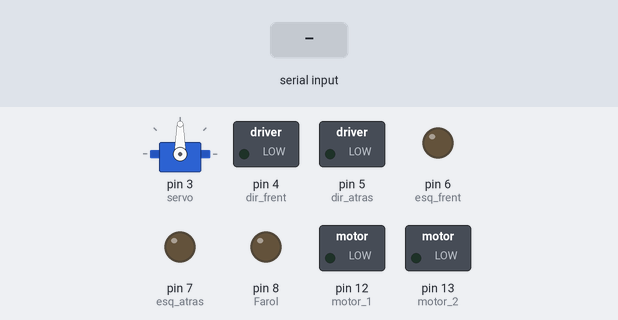
Bench run of a sketch on a simulated Arduino Uno, built with avr-gcc and run on an emulated ATmega328P. Parts: servo, switched loads named in the sketch (green lamp = pin HIGH), output pins drawn as LEDs (lit = HIGH). The test bench sets the inputs (shaded band). What the sketch prints to the serial monitor is not drawn.

Above: at 3.2 s.
3.3 s: "b" received over Serial
At 3.6 s:
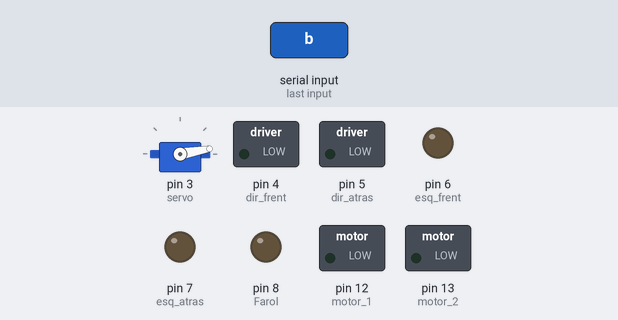
5.3 s: "w" received over Serial
At 6.3 s:
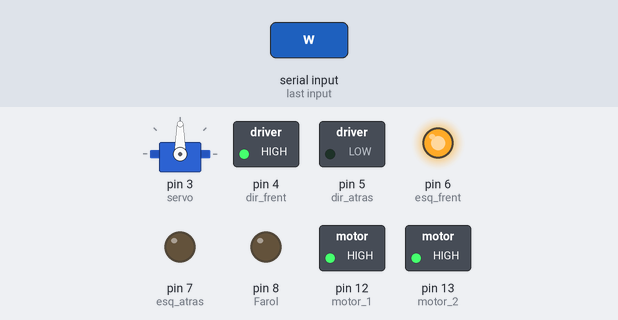
6.8 s: "s" received over Serial
At 7.4 s:
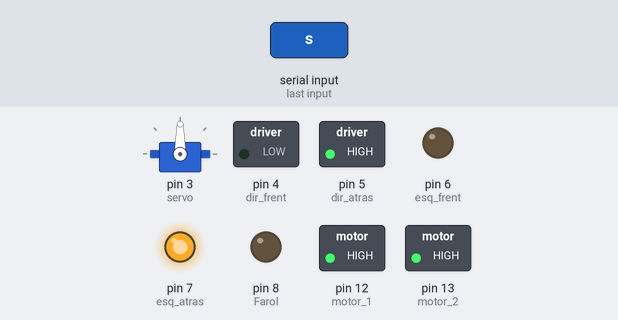
8.3 s: "a" received over Serial
At 8.6 s:
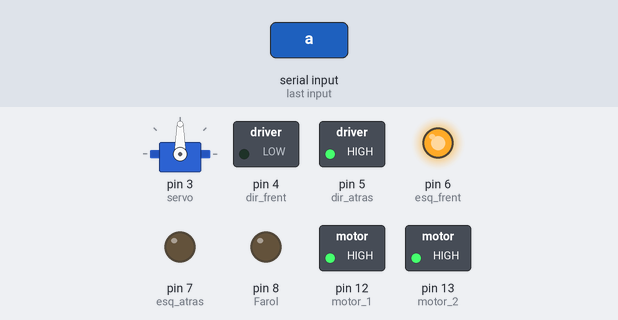
9.8 s: "d" received over Serial
At 10.9 s:
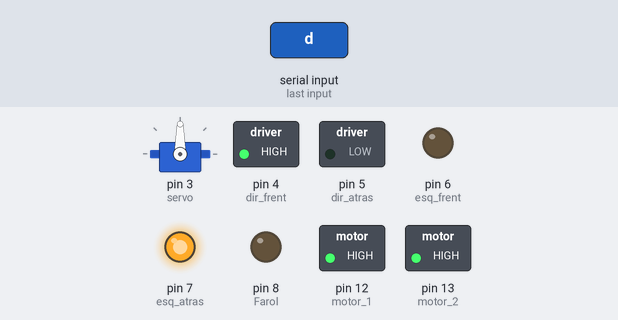
11.3 s: "x" received over Serial
At 12.1 s:
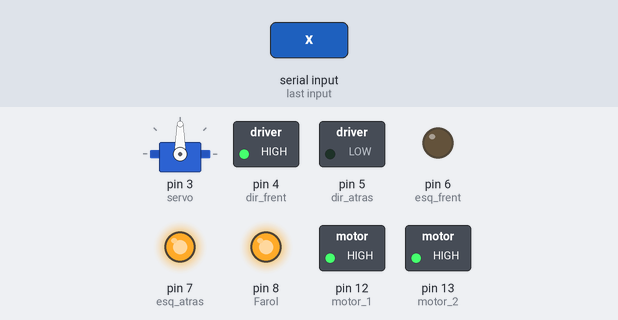
Timing chart, 0 to 13.8 s (numbered marks = the images above; inputs shaded):
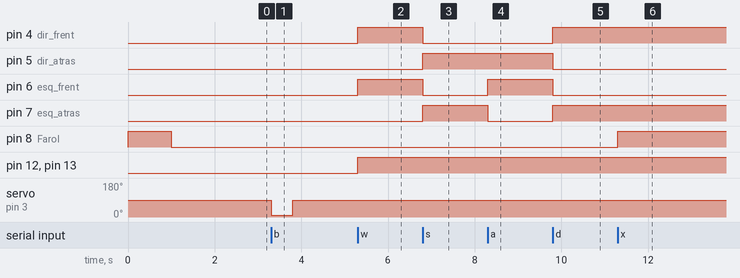

The sketch:

CARRINHO_BALAO_2023.ino
```cpp
// inclusão de bibliotecas que darão o suporte necessário para a execução do código
#include <SoftwareSerial.h>
#include <Servo.h>
#define motor_1 12
#define dir_frent 4
#define dir_atras 5
#define motor_2 13
#define esq_frent 6
#define esq_atras 7
#define Farol 8
#define Lanterna 9
#define debug true


// definição dos ângulos do servo
#define angulo_atacar   90
#define angulo_recolher 10

SoftwareSerial bt(10, 11);

Servo servo;  // declaração da variável que corresponderá ao servo motor

// inicializa RX e TX do bluetooth


// Funções utilizadas pelo código abaixo
bool nenhumNovoComando();
void rencolheBracoSeTempo();
void atacaBracoSeTempo();
void setUltimoTempo(unsigned long long int ult);

// Definição das configurações iniciais
void setup()
{
    servo.attach(3);      // inicialização do servo motor no pino 3
    bt.begin(9600);       // inicialização do componente bluetooth
    Serial.begin(9600);   // inicialização das portas seriais
    pinMode(motor_1, OUTPUT);
    pinMode(motor_2, OUTPUT);
    pinMode(dir_frent, OUTPUT);
    pinMode(dir_atras, OUTPUT);
    pinMode(esq_frent, OUTPUT);
    pinMode(esq_atras, OUTPUT);
    pinMode(Farol, OUTPUT);
    digitalWrite(Lanterna, OUTPUT);
    digitalWrite(Farol,HIGH);
    digitalWrite(Lanterna,HIGH);
    delay(1000);
    digitalWrite(Farol,LOW);
    digitalWrite(Lanterna,LOW);
    delay(1000);

}

// Função onde está o código será executado continuamente
void loop()
{
    if( nenhumNovoComando() )
    {
        /*digitalWrite(dir_frent, LOW);
        digitalWrite(dir_atras, LOW);
        digitalWrite(esq_frent, LOW);
        digitalWrite(esq_atras, LOW);*/
    }

    rencolheBracoSeTempo();

    char ch;
    if(debug){
      switch(Serial.read())               // "carrega" o valor da variável ch, se ela for igual a alguns dos casos abaixo elo codigo será executado
        {
        case 'b':
            atacaBracoSeTempo();
            Serial.print("Ataquei!");
            break;

        case 'w':
            Serial.print("Frente");

            analogWrite(motor_1, 255);
            analogWrite(motor_2, 255);
            digitalWrite(dir_frent, HIGH);
            digitalWrite(esq_frent, HIGH);
            digitalWrite(esq_atras, LOW);
            digitalWrite(dir_atras, LOW);
            break;

        case 's':
            Serial.print("Atras!");

            analogWrite(motor_1, 255);
            analogWrite(motor_2, 255);
            digitalWrite(dir_frent, LOW);
            digitalWrite(esq_frent, LOW);
            digitalWrite(esq_atras, HIGH);
            digitalWrite(dir_atras, HIGH);
            break;

        case 'a':
            Serial.print("Esquerda");

            analogWrite(motor_1, 255);
            analogWrite(motor_2, 255);
            digitalWrite(dir_frent, LOW);
            digitalWrite(esq_frent, HIGH);
            digitalWrite(esq_atras, LOW);
            digitalWrite(dir_atras, HIGH);
            break;

        case 'd':
            Serial.print("Direita");

            analogWrite(motor_1, 255);
            analogWrite(motor_2, 255);
            digitalWrite(dir_frent, HIGH);
            digitalWrite(esq_frent, LOW);
            digitalWrite(esq_atras, HIGH);
            digitalWrite(dir_atras, LOW);
            break;

         case 'x':
            Serial.print("Acende Farol");
            digitalWrite(Farol, HIGH);
            digitalWrite(Lanterna, HIGH);
            delay(1000);
            break;

         case 'c':
            Serial.print("Desliga farol");
            digitalWrite(Farol, LOW);
            digitalWrite(Lanterna, LOW);
            break;

        default:
            setUltimoTempo(0);
        }
    }
}


// ==================== NÃO MODIFICAR ====================
bool ataque=false;
unsigned long long int ultimo=0, servot=0;
// Funções de controle da "arma"
bool nenhumNovoComando() {
    return millis()-ultimo > 5000;
}
void rencolheBracoSeTempo() {
    if (ataque && millis()-servot > 500) {
        servo.write(angulo_atacar);
        ataque = false;
    }
}
void atacaBracoSeTempo() {
    if(!ataque && millis()-servot > 1000) {
        ataque = true;
        servo.write(angulo_recolher);
        servot = millis();
    }
}
void setUltimoTempo(unsigned long long int ult) {
    ultimo = ult;
}
// ==================== NÃO MODIFICAR ====================
```

Measured:
- after the input at 3.3 s, servo on pin 3 (servo): 90° → 10° at once, → 90° 0.50 s later
- after the input at 5.3 s, pin 4 (dir_frent), pin 6 (esq_frent), pin 12 (motor_1), pin 13 (motor_2): LOW → HIGH at once
- after the input at 6.8 s, pin 4 (dir_frent), pin 6 (esq_frent): HIGH → LOW at once; pin 5 (dir_atras), pin 7 (esq_atras): LOW → HIGH at once
- after the input at 8.3 s, pin 6 (esq_frent): LOW → HIGH at once; pin 7 (esq_atras): HIGH → LOW at once
- after the input at 9.8 s, pin 4 (dir_frent), pin 7 (esq_atras): LOW → HIGH at once; pin 5 (dir_atras), pin 6 (esq_frent): HIGH → LOW at once
- after the input at 11.3 s, pin 8 (Farol): LOW → HIGH at once
